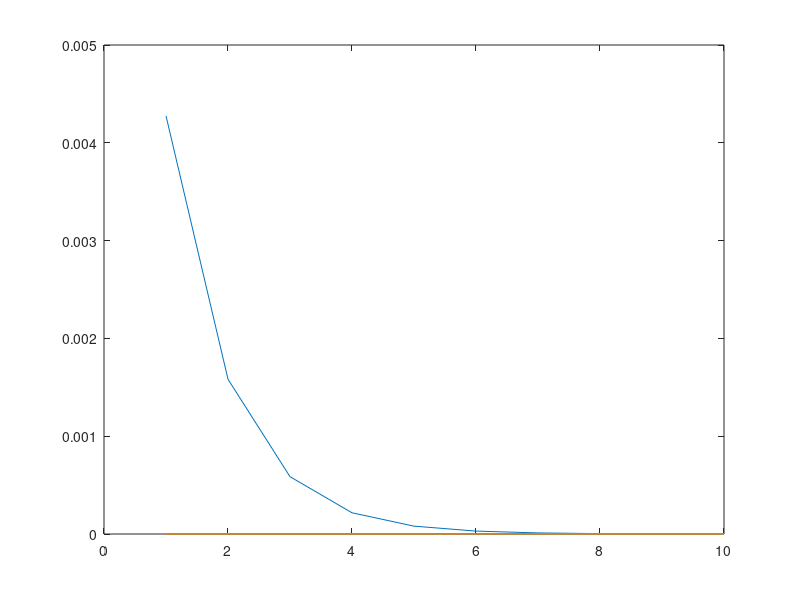

This chart was generated by the following MATLAB code:
gaussFilt = zeros(5,5);
normfactor = 1/(2*pi);
%create gaussian filter
for i = 1:9
    for j = 1:9
        x = j-41;
        y = 41-i;
        gaussFilt(i,j) = normfactor*exp(-0.5*(x^2 + y^2));
    end
end
%loop to compare i iterations of const filter with gauss filter. 
constFilt = (1/81)*ones(9,9);
repConstFilt = constFilt;
resids = zeros(10);
for i = 1:10
    repConstFilt = filter2(constFilt,repConstFilt,'same');
    resids(i) = sum(sum((repConstFilt-gaussFilt).^2));
end
figure
plot(1:10,resids);   